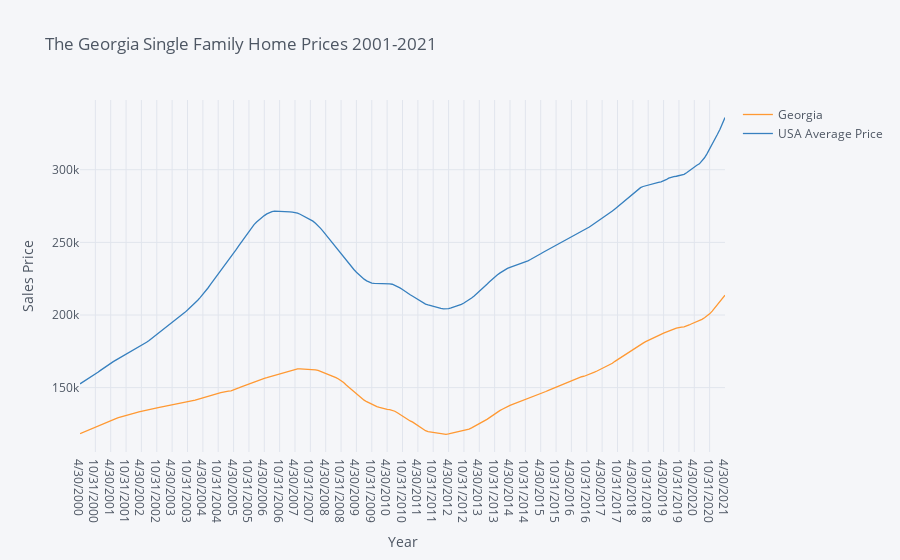

Notebook code for this chart:
### Code cell
#def main():
    #print('Please input the state name you want to show')
    #state_name = input()
state_name = 'Georgia'
one_state_price_trend = pd.DataFrame(df_state_price_trend[state_name])
state_usa_price_trend = pd.concat([one_state_price_trend, usa_price], axis=1) # usa_price is the above one
state_usa_price_trend = state_usa_price_trend.rename(columns={'Average Price': 'USA Average Price'})

state_usa_price_trend.iplot(title=f"The {state_name} Single Family Home Prices 2001-2021",
                    xTitle="Year",
                    yTitle="Sales Price",
                    shape=(12,1)
                    )
#if __name__ == "__main__":
    #main()

### Figure 1 — Plotly figure (JSON) as saved in the notebook; plotly's stock layout.template omitted (floating-point values rounded to 4 significant figures; data arrays with more than 128 entries replaced by an {"elided": "..."} marker saying what was removed)
{"data": [{"line": {"color": "rgba(255, 153, 51, 1.0)", "dash": "solid", "shape": "linear", "width": 1.3}, "mode": "lines", "name": "Georgia", "text": "", "type": "scatter", "x": {"elided": "253 str values"}, "y": {"elided": "253 float values"}}, {"line": {"color": "rgba(55, 128, 191, 1.0)", "dash": "solid", "shape": "linear", "width": 1.3}, "mode": "lines", "name": "USA Average Price", "text": "", "type": "scatter", "x": {"elided": "253 str values"}, "y": {"elided": "253 float values"}}], "layout": {"legend": {"bgcolor": "#F5F6F9", "font": {"color": "#4D5663"}}, "paper_bgcolor": "#F5F6F9", "plot_bgcolor": "#F5F6F9", "title": {"font": {"color": "#4D5663"}, "text": "The Georgia Single Family Home Prices 2001-2021"}, "xaxis": {"gridcolor": "#E1E5ED", "showgrid": true, "tickfont": {"color": "#4D5663"}, "title": {"font": {"color": "#4D5663"}, "text": "Year"}, "zerolinecolor": "#E1E5ED"}, "yaxis": {"gridcolor": "#E1E5ED", "showgrid": true, "tickfont": {"color": "#4D5663"}, "title": {"font": {"color": "#4D5663"}, "text": "Sales Price"}, "zerolinecolor": "#E1E5ED"}}}
